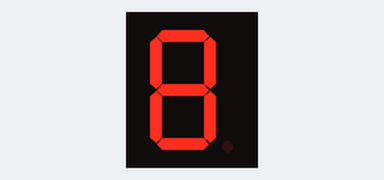
Simulated run of this sketch. Board: Arduino Uno, built with avr-gcc and run on an emulated ATmega328P. On the bench: 1-digit seven-segment display. Wiring (inferred from the names in the program): 1-digit 7-segment display, segments lit when LOW: segments pin 5, pin 2, pin 6, pin 7, pin 3, pin 8, pin 4. The segment pins are drawn as the display they are named for.

Above: at 0.1 s.
At 2.1 s:
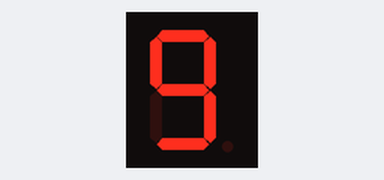
At 5.1 s:
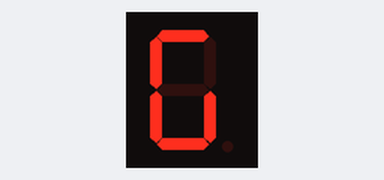
At 6.1 s:
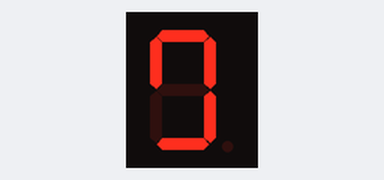
At 7.1 s:
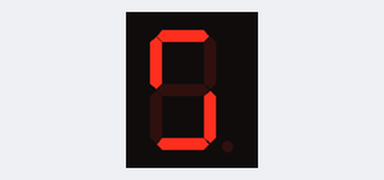
At 8.1 s:
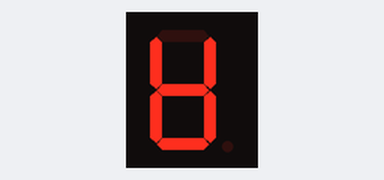

The sketch:

Seven_segment.ino
```cpp
// Example for a 7-segment display connected to Arduino

int seg[] = {2, 3, 4, 5, 6, 7, 8}; // Pin connections for each segment
int num[] = {0, 1, 2, 3, 4, 5, 6, 7, 8, 9}; // Number patterns for 7-segment

void setup() {
    for (int i = 0; i < 7; i++) {
        pinMode(seg[i], OUTPUT);  // Set segment pins as output
    }
}

void loop() {
    for (int i = 0; i < 10; i++) {
        displayNumber(i);
        delay(1000);  // Display number for 1 second
    }
}

void displayNumber(int n) {
    // Display each digit pattern on the 7-segment
    for (int i = 0; i < 7; i++) {
        digitalWrite(seg[i], num[n] & (1 << i));
    }
}
```

Measured:
- by itself, everything shown: repeats every 10.0 s, in 10 steps
- what the display in image 1 shows lasts 1.0 s, from 2.0 s to 3.0 s
